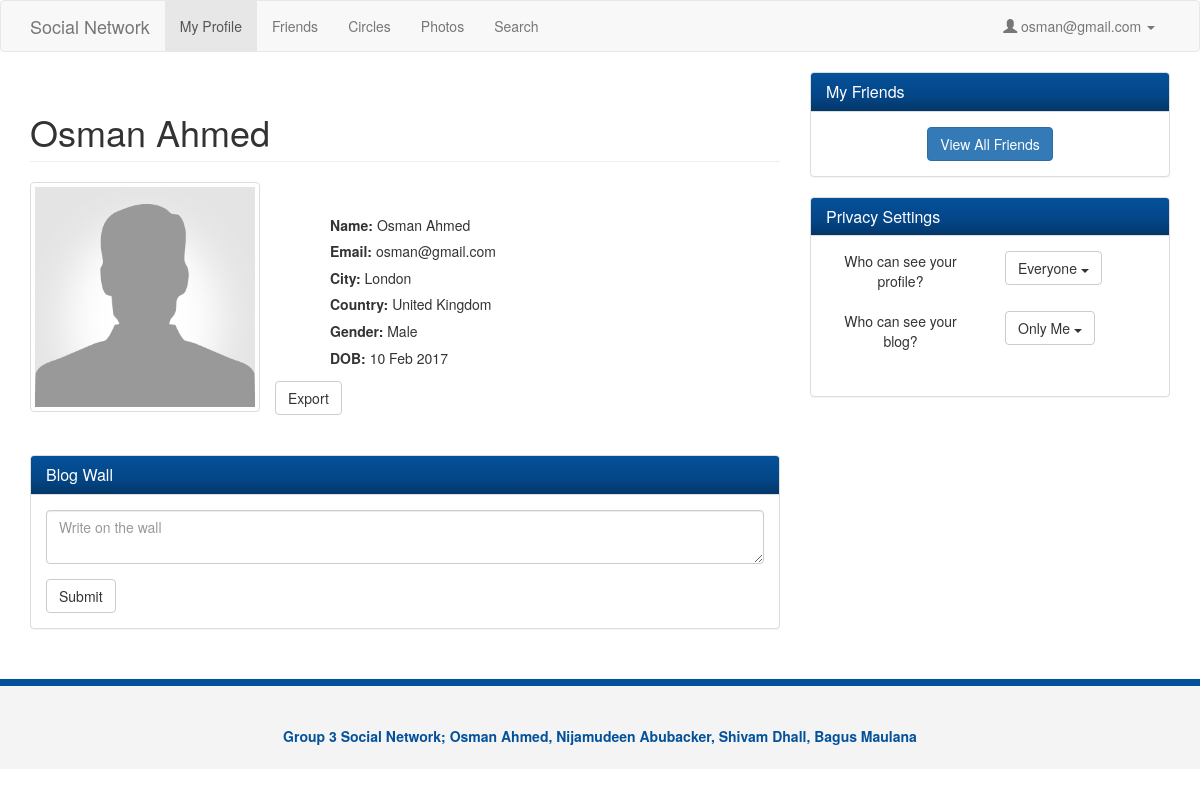
Screenshot of /profile.php (signed in) with the database file from the repository.
### tables this page shows
CREATE TABLE IF NOT EXISTS `personalinfo` (
  `userID` int(11) NOT NULL,
  `firstName` varchar(240) NOT NULL,
  `surname` varchar(240) NOT NULL,
  `gender` varchar(240) NOT NULL,
  `birthday` date NOT NULL,
  `city` varchar(40) NOT NULL,
  `country` varchar(40) NOT NULL,
  UNIQUE KEY `userID_2` (`userID`),
  KEY `userID` (`userID`)
);

CREATE TABLE IF NOT EXISTS `users` (
  `userID` int(11) NOT NULL AUTO_INCREMENT,
  `email` varchar(240) NOT NULL,
  `password` varchar(240) NOT NULL,
  `securityQuestion` varchar(240) NOT NULL,
  `securityAnswer` varchar(240) NOT NULL,
  PRIMARY KEY (`userID`),
  UNIQUE KEY `userID` (`userID`),
  KEY `userID_2` (`userID`),
  KEY `userID_3` (`userID`),
  KEY `userID_4` (`userID`)
);

CREATE TABLE IF NOT EXISTS `securitysettings` (
  `userID` int(11) NOT NULL,
  `whoCanSeeBlog` tinyint(1) NOT NULL,
  `whoCanSeeProfile` tinyint(1) NOT NULL,
  `whoCanSendFriendRequests` tinyint(1) NOT NULL,
  `visibleName` tinyint(1) NOT NULL,
  `visiblePersonalInfo` tinyint(1) NOT NULL,
  UNIQUE KEY `userID` (`userID`)
);

### profile.php (the view, shortened to what this page needs)
<?php
    $userId = $_SESSION['user'];
    $email = $_SESSION['email'];
    $query = "SELECT personalinfo.*, users.email FROM personalinfo, users WHERE personalinfo.userID='$userId' AND users.userID = '$userId'";
    $res=mysql_query($query) or die(mysql_error());
    $userRow=mysql_fetch_array($res);
?>
<!DOCTYPE html>
<html lang="en">
  <head>
    <link href="css/bootstrap.css" rel="stylesheet">
    <link href="css/style.css" rel="stylesheet">
    <link href="css/font-awesome.css" rel="stylesheet">
  </head>
  <body>
    <nav class="navbar navbar-default">
      <div class="container">
        <div class="navbar-header">
        <a class="navbar-brand" href="#">Social Network</a>
        </div>
        <div id="navbar" class="collapse navbar-collapse">
          <ul class="nav navbar-nav">
            <li class="active"><a href="profile.php">My Profile</a></li>
            <li><a href="friends.php">Friends</a></li>
            <li><a href="circles.php">Circles</a></li>
            <li><a href="photos.php">Photos</a></li>
            <li><a href="search.php">Search</a></li>
          </ul>
            <ul class="nav navbar-nav navbar-right">
                <li class="dropdown">
                  <a href="#" class="dropdown-toggle" data-toggle="dropdown" role="button" aria-haspopup="true" aria-expanded="false">
                  <span class="glyphicon glyphicon-user"></span>&nbsp;<?php echo $email; ?>&nbsp;<span class="caret"></span></a>
                </li>
            </ul>
        </div>
      </div>
    </nav>
    <section>
      <div class="container">
        <div class="row">
          <div class="col-md-8">
            <div class="profile">
              <h1 class="page-header"><?php echo $userRow['firstName']." ".$userRow['surname'];?></h1>
              <div class="row">
                <div class="col-md-4">
                  <img src="img/user.png" class="img-thumbnail" alt="">
                </div>
                <div class="col-md-8">
                  <ul>
                    <li><strong>Name: </strong><?php echo $userRow['firstName']." ".$userRow['surname'] ;?></li>
                    <li><strong>Email: </strong><?php echo $userRow['email'];?></li>
                    <li><strong>City: </strong><?php echo $userRow['city'];?></li>
                    <li><strong>Country: </strong><?php echo $userRow['country'];?></li>
                    <li><strong>Gender: </strong><?php echo $userRow['gender'];?></li>
                    <li><strong>DOB: </strong><?php
                                    $myDateTime = DateTime::createFromFormat('Y-m-d', $userRow['birthday']);
                                    echo $myDateTime->format('d M Y'); ?></li>
                  </ul>
                </div>
                <form method="POST" action='export.php'>
<button type="submit" name="export" class="btn btn-default">Export</button>
</form>
              </div><br><br>
              <div class="row">
                <div class="col-md-12">
                  <div class="panel panel-default">
                    <div class="panel-heading">
                      <h3 class="panel-title">Blog Wall</h3>
                    </div>
                    <div class="panel-body">
                      <form>
                        <div class="form-group">
                          <textarea class="form-control" placeholder="Write on the wall"></textarea>
                        </div>
                        <button type="submit" class="btn btn-default">Submit</button>
                      </form>
                    </div>
                  </div>
                </div>
              </div>
            </div>
          </div>
          <div class="col-md-4">
            <div class="panel panel-default friends">
              <div class="panel-heading">
                <h3 class="panel-title">My Friends</h3>
              </div>
              <div class="panel-body">
                <div style="text-align:center">
                  <a  class="btn btn-primary" href="friends.php">View All Friends</a>
                </div>
              </div>
            </div>
              <div class="panel panel-default friends">
              <div class="panel-heading">
                <h3 class="panel-title">Privacy Settings</h3>
              </div>
              <?php
                  $res = mysql_query("SELECT * FROM securitysettings WHERE userID=".$_SESSION['user']);
                  $userRow = mysql_fetch_array($res);
                  $whoCanSeeBlogValue = $userRow['whoCanSeeBlog'];
                  $whoCanSeeProfileValue = $userRow['whoCanSeeProfile'];
                  $whoCanSeeOptions = array("Everyone", "Friends", "Only Me");
                  $whoCanSeeBlogText = $whoCanSeeOptions[$whoCanSeeBlogValue];
                  $whoCanSeeProfileText = $whoCanSeeOptions[$whoCanSeeProfileValue];
              ?>
              <div class="panel-body">
                <div style="text-align:center">
                    <div class="row member-row">
                        <div class="col-md-6">
                            <div>Who can see your profile?</div>
                        </div>
                        <div class="col-md-3">
                            <div class="dropdown">
                              <button class="btn btn-default dropdown-toggle" style="display:inline-block;" type="button" data-toggle="dropdown"><?php echo $whoCanSeeProfileText; ?>
                              <span class="caret"></span></button>
                            </div>
                        </div>
                    </div>
                    <br>
                    <div class="row member-row">
                        <div class="col-md-6">
                            <div>Who can see your blog?</div>
                        </div>
                        <div class="col-md-3">
                            <div class="dropdown">
                              <button class="btn btn-default dropdown-toggle" style="display:inline-block;" type="button" data-toggle="dropdown"><?php echo $whoCanSeeBlogText; ?>
                              <span class="caret"></span></button>
                            </div>
                        </div>
                    </div>
                </div>
              </div>
              <div class="panel-body">
              </div>
            </div>
            </div>
        </div>
      </div>
    </section>
    <footer>
      <div class="container">
        <p>Group 3 Social Network; Osman Ahmed, Nijamudeen Abubacker, Shivam Dhall, Bagus Maulana</p>
      </div>
    </footer>
  </body>
</html>

### css/style.css (style rules this page uses)
.panel-heading { background-image: linear-gradient(#04519b, #044687 60%, #033769); color: #fff !important; }
.profile ul { margin-top: 30px; }
.profile li { list-style: none; line-height: 1.9em; }
footer { background: #f4f4f4; height: 90px; color: #04519b; font-weight: bold; text-align: center; padding-top: 40px; margin-top: 30px; border-top: 7px solid #04519b; }

### rows the page displays
personalinfo: firstName "Osman", surname "Ahmed", userID.email "osman@gmail.com", city "London", country "United Kingdom", gender "Male", birthday "10 Feb 2017"
securitysettings: whoCanSeeProfile "Everyone", whoCanSeeBlog "Only Me"

### other values shown
$email "osman@gmail.com"
